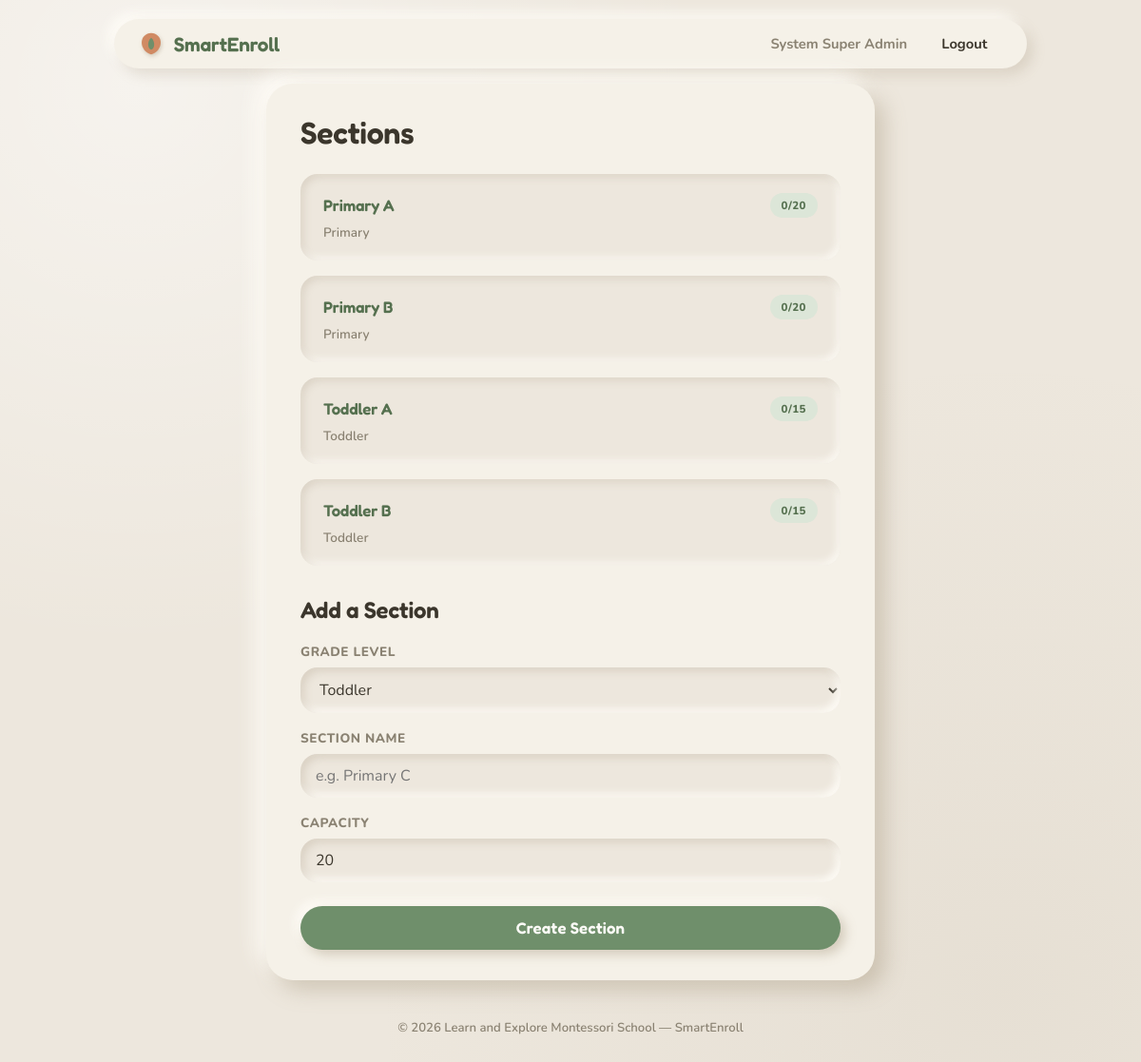
Screenshot of /admin/sections (signed in) with the database file from the repository.
### tables this page shows
CREATE TABLE sections (
    id              INT UNSIGNED AUTO_INCREMENT PRIMARY KEY,
    grade_level     VARCHAR(50)         NOT NULL,
    name            VARCHAR(100)        NOT NULL,
    capacity        INT UNSIGNED        NOT NULL DEFAULT 20,
    created_at      TIMESTAMP           NOT NULL DEFAULT CURRENT_TIMESTAMP,
    updated_at      TIMESTAMP           NOT NULL DEFAULT CURRENT_TIMESTAMP
                                         ON UPDATE CURRENT_TIMESTAMP,
    UNIQUE KEY uq_grade_section (grade_level, name)
);

### app/Core/Controller.php (called while the page is built, shortened)
<?php
abstract class Controller
{
    protected function view(string $view, array $data = []): void
    {
        extract($data, EXTR_SKIP);
        $viewPath = __DIR__ . "/../Views/{$view}.php";
        require __DIR__ . '/../Views/layouts/header.php';
        require $viewPath;
        require __DIR__ . '/../Views/layouts/footer.php';
    }
}

### app/Controllers/SectionController.php (called while the page is built, shortened)
<?php
class SectionController extends Controller
{
    private Section $sectionModel;
    public function __construct()
    {
        $this->sectionModel = new Section();
    }
    public function index(): void
    {
        $this->view('admin/sections', [
            'sections'    => $this->sectionModel->allWithCounts(),
            'gradeLevels' => self::GRADE_LEVELS,
            'error'       => Session::flash('error'),
            'success'     => Session::flash('success'),
        ]);
    }
}

### public/index.php (called while the page is built, shortened)
<?php
$router = new Router();
$router->get('/', [HomeController::class, 'index']);
$router->get('/login', [AuthController::class, 'showLogin']);
$router->post('/login', [AuthController::class, 'login']);
$router->get('/register', [AuthController::class, 'showRegister']);
$router->post('/register', [AuthController::class, 'register']);
$router->get('/logout', [AuthController::class, 'logout']);
$router->get('/verify-email', [AuthController::class, 'showVerifyEmail']);
$router->post('/verify-email', [AuthController::class, 'verifyEmail']);
$router->post('/resend-verification', [AuthController::class, 'resendVerification']);
$router->get('/dashboard', [DashboardController::class, 'student']);
$router->get('/admin/dashboard', [DashboardController::class, 'admin']);
$router->get('/enrollment/apply', [EnrollmentController::class, 'showForm']);
$router->post('/enrollment/apply', [EnrollmentController::class, 'submit']);
$router->get('/my-applications', [EnrollmentController::class, 'myApplications']);
$router->get('/admin/applications', [AdminEnrollmentController::class, 'index']);
$router->get('/admin/applications/{id}', [AdminEnrollmentController::class, 'show']);
$router->post('/admin/applications/{id}/approve', [AdminEnrollmentController::class, 'approve']);
$router->post('/admin/applications/{id}/reject', [AdminEnrollmentController::class, 'reject']);
$router->get('/admin/sections', [SectionController::class, 'index']);
$router->post('/admin/sections', [SectionController::class, 'store']);
$router->dispatch($_SERVER['REQUEST_METHOD'], $_SERVER['REQUEST_URI']);

### app/Helpers/Session.php (called while the page is built, shortened)
<?php
class Session
{
    public static function get(string $key, $default = null)
    {
        return $_SESSION[$key] ?? $default;
    }
    public static function has(string $key): bool
    {
        return isset($_SESSION[$key]);
    }
}

### app/Middleware/Auth.php (called while the page is built, shortened)
<?php
class Auth
{
    public static function check(): bool
    {
        return Session::has('user_id');
    }
}

### app/Core/Model.php (called while the page is built, shortened)
<?php
abstract class Model
{
    public function __construct()
    {
        $this->db = Database::connection();
    }
}

### app/Config/Env.php (called while the page is built, shortened)
<?php
class Env
{
    public static function get(string $key, $default = null)
    {
        $value = $_ENV[$key] ?? getenv($key);
        return $value === false || $value === null ? $default : $value;
    }
}

### app/Config/Database.php (called while the page is built, shortened)
<?php
class Database
{
    private static ?PDO $instance = null;
    public static function connection(): PDO
    {
        $host     = Env::get('DB_HOST', '127.0.0.1');
        $port     = Env::get('DB_PORT', '3306');
        $database = Env::get('DB_DATABASE', 'smartenroll');
        $username = Env::get('DB_USERNAME', 'root');
        $password = Env::get('DB_PASSWORD', '');
        if (str_starts_with($host, '/')) {
            $dsn = "mysql:unix_socket={$host};dbname={$database};charset=utf8mb4";
        } else {
            $dsn = "mysql:host={$host};port={$port};dbname={$database};charset=utf8mb4";
        }
        try {
            self::$instance = new PDO($dsn, $username, $password, [
                PDO::ATTR_ERRMODE            => PDO::ERRMODE_EXCEPTION,
                PDO::ATTR_DEFAULT_FETCH_MODE => PDO::FETCH_ASSOC,
                PDO::ATTR_EMULATE_PREPARES   => false,
            ]);
        } catch (PDOException $e) {
            error_log('Database connection failed: ' . $e->getMessage());
            throw new PDOException('Database connection failed. Check server logs.', (int) $e->getCode());
        }
        return self::$instance;
    }
}

### app/Models/Section.php (called while the page is built, shortened)
<?php
class Section extends Model
{
    public function allWithCounts(): array
    {
        $stmt = $this->db->query(
            "SELECT s.*, COUNT(st.id) AS student_count
             FROM sections s
             LEFT JOIN students st ON st.section_id = s.id AND st.status = 'approved'
             GROUP BY s.id
             ORDER BY s.grade_level, s.name"
        );
        return $stmt->fetchAll();
    }
}

### app/Views/admin/sections.php (the view, shortened to what this page needs)
<div class="panel panel-wide">
    <h1>Sections</h1>
    <div class="application-list">
        <?php foreach ($sections as $section): ?>
            <?php $full = (int) $section['student_count'] >= (int) $section['capacity']; ?>
            <div class="application-card">
                <div class="application-card-header">
                    <h3><?= htmlspecialchars($section['name']) ?></h3>
                    <span class="status-badge <?= $full ? 'status-rejected' : 'status-approved' ?>">
                        <?= (int) $section['student_count'] ?>/<?= (int) $section['capacity'] ?>
                    </span>
                </div>
                <p class="application-meta"><?= htmlspecialchars($section['grade_level']) ?></p>
            </div>
        <?php endforeach; ?>
    </div>
    <h2 style="margin-top:2rem;">Add a Section</h2>
    <form method="POST" action="/admin/sections">
        <label for="grade_level">Grade Level</label>
        <select id="grade_level" name="grade_level" required>
            <?php foreach ($gradeLevels as $level): ?>
                <option value="<?= htmlspecialchars($level) ?>"><?= htmlspecialchars($level) ?></option>
            <?php endforeach; ?>
        </select>
        <label for="name">Section Name</label>
        <input type="text" id="name" name="name" placeholder="e.g. Primary C" required>
        <label for="capacity">Capacity</label>
        <input type="number" id="capacity" name="capacity" min="1" value="20" required>
        <button type="submit">Create Section</button>
    </form>
</div>

### app/Core/Router.php (shortened to what this page needs)
<?php
class Router
{
    private array $routes = [
        'GET'  => [],
        'POST' => [],
    ];
    public function get(string $path, callable|array $handler): void
    {
        $this->routes['GET'][$path] = $handler;
    }
    public function post(string $path, callable|array $handler): void
    {
        $this->routes['POST'][$path] = $handler;
    }
    public function dispatch(string $method, string $uri): void
    {
        $path = parse_url($uri, PHP_URL_PATH) ?? '/';
        $path = rtrim($path, '/');
        $methodRoutes = $this->routes[$method] ?? [];
        if (isset($methodRoutes[$path])) {
            $this->invoke($methodRoutes[$path], []);
            return;
        }
    }
    private function invoke(callable|array $handler, array $params): void
    {
        if (is_array($handler)) {
            [$class, $action] = $handler;
            $controller = new $class();
            $controller->$action(...array_values($params));
            return;
        }
    }
}

### app/Views/layouts/header.php (shortened to what this page needs)
<!DOCTYPE html>
<html lang="en">
<head>
    <link rel="stylesheet" href="/assets/css/app.css">
</head>
<body>
<header class="site-header">
    <div class="container">
        <a href="/" class="brand">
            <span>SmartEnroll</span>
        </a>
        <nav>
            <?php if (\App\Middleware\Auth::check()): ?>
                <span class="nav-user"><?= htmlspecialchars(\App\Helpers\Session::get('user_name', '')) ?></span>
                <a href="/logout">Logout</a>
            <?php else: ?>
                <a href="/login">Login</a>
                <a href="/register">Register</a>
            <?php endif; ?>
        </nav>
    </div>
</header>
<main class="container">

### app/Views/layouts/footer.php
</main>
<footer class="site-footer">
    <div class="container">
        <p>&copy; <?= date('Y') ?> Learn and Explore Montessori School — SmartEnroll</p>
    </div>
</footer>
</body>
</html>

### rows the page displays
sections: name "Primary A", student_count "0", capacity "20", grade_level "Primary"
sections: name "Primary B", student_count "0", capacity "20", grade_level "Primary"
sections: name "Toddler A", student_count "0", capacity "15", grade_level "Toddler"
sections: name "Toddler B", student_count "0", capacity "15", grade_level "Toddler"

### other values shown
form field grade_level "Toddler"
